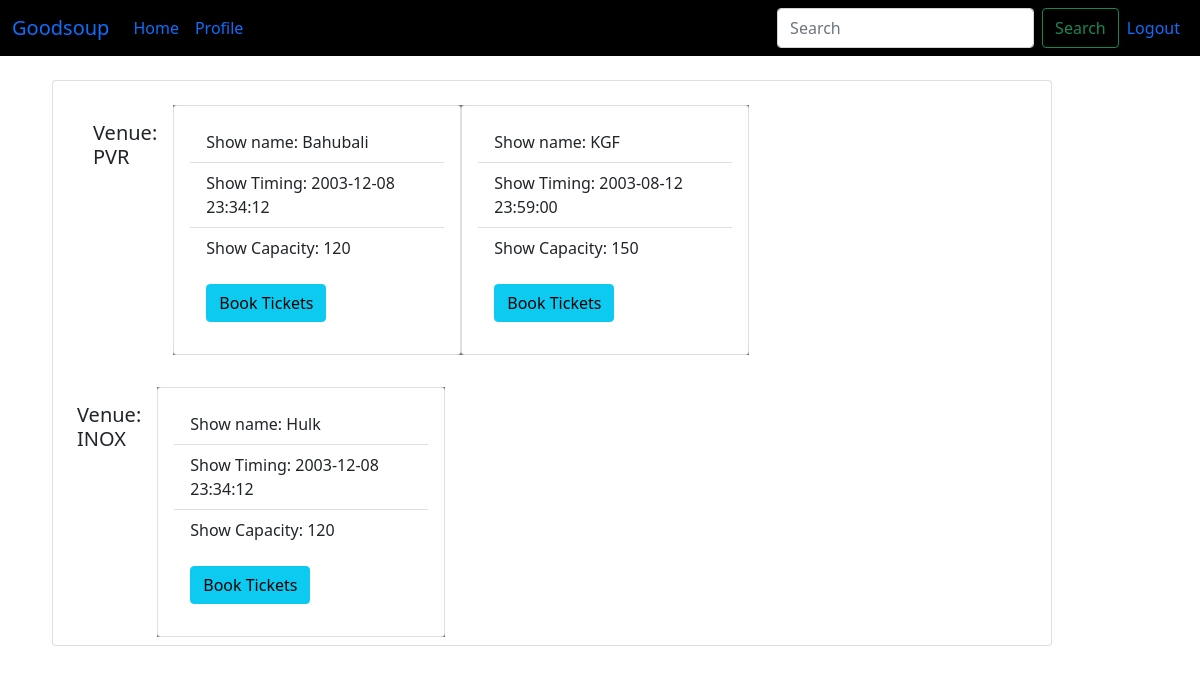
/user-dashboard/ (signed in), run on an earlier commit of the app's database.
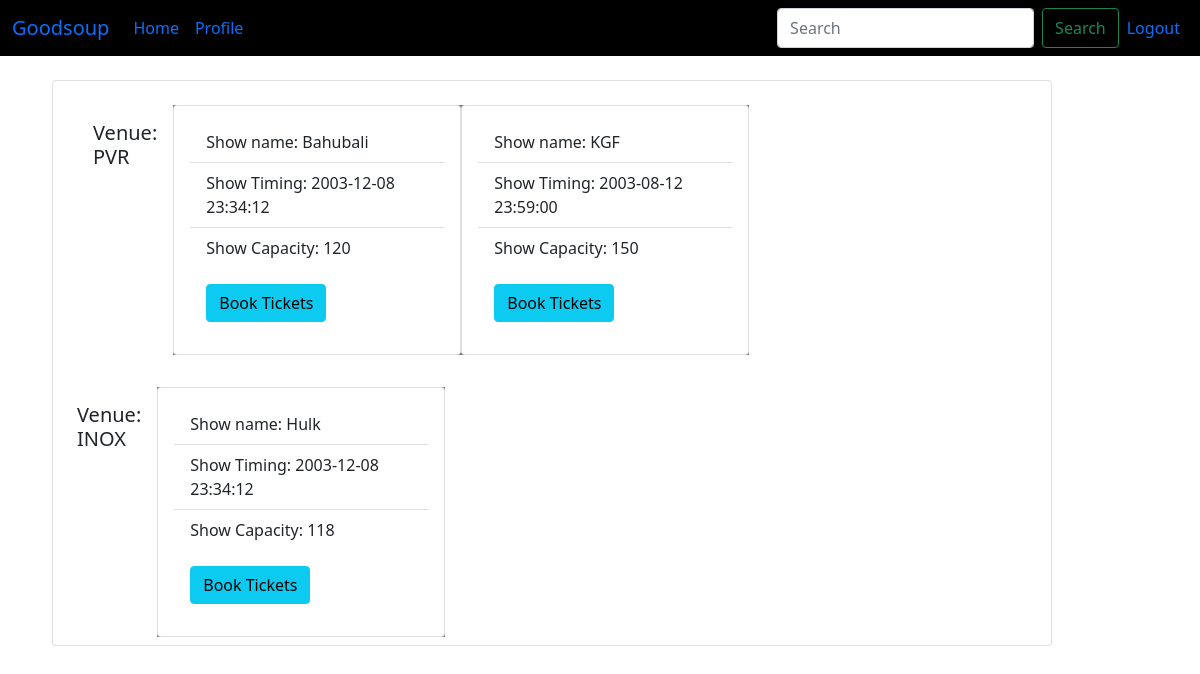
And on a later commit of the database.
### main.py (models this page shows)
class Show(db.Model):
    id = db.Column(db.Integer, primary_key=True)
    venue_id = db.Column(db.Integer, db.ForeignKey('venue.id'))
    name = db.Column(db.String(255), nullable=False)
    rating = db.Column(db.Float, nullable=False)
    tags = db.Column(db.String(255))
    show_timing = db.Column(db.DateTime)
    ticket_price = db.Column(db.Integer,nullable=False)
    available_seats=db.Column(db.Integer,nullable=False)
    date_added = db.Column(db.DateTime, default=datetime.utcnow())

### main.py (the view)
@app.route('/user-dashboard/', methods=['GET', 'POST'])
@login_required
def user_dashboard():
    venues = Venue.query.order_by(Venue.date_added)
    shows = Show.query.order_by(Show.date_added)
    return render_template('user_dashboard.html',venues=venues, shows=shows)

### main.py
class SearchForm(FlaskForm):
    searched = StringField("Searched", validators=[DataRequired()])
    submit = SubmitField("Search")

### main.py (called while the page is built)
@app.context_processor
def user_navbar():
    form = SearchForm()
    return dict(form=form)

@userlogin_manager.user_loader
def load_user(user_id):
    return Users.query.filter_by(id=int(user_id)).first()

### templates/user_dashboard.html (shortened to what this page needs)
{% extends 'baseuser.html' %}
{% block content %}
<link href="{{ url_for('static', filename='css/viewVenues_style.css') }}" rel="stylesheet" type="text/css">
  <div class="card" style="width: 1000px;">
     <div class="card-body">
       <div class="overflow-y: scroll;">
      <ul class="list-group list-group-flush">
  {% for venue in venues %}
  <div class="d-flex p-2" style="width: 18rem;">
     <div class="card-body">
         <h5 class="card-title">Venue: {{ venue.name }}</h5>
        </div>
        {% for show in venue.shows %}
            {% if show.venue_id == venue.id %}
            <div class='d-flex bg-secondary'>
             <div class=" card" style="width: 18rem;">
                <div class="card-body">
              <ul class="list-group list-group-flush">
              <li class="list-group-item">Show name: {{ show.name }}</li>
              <li class="list-group-item">Show Timing: {{ show.show_timing }}</li>
              <li class="list-group-item">Show Capacity: {{ show.available_seats }}</li>
              </ul>
              <div class="card-body">
    <a href="{{ url_for('booking',show_id=show.id,venue_id=venue.id) }}"><button type="button" class="btn btn-info">Book Tickets</button></a>
  </div>
          </div>
      </div>
  </div>
            {% endif %}
        {% endfor %}
      </div>
      </ul>
    </div>
  </div>
  {% endfor %}
{% endblock %}

What changed in the data, as far as the page shows it:
changed Show "Hulk": available_seats "120" → "118"
